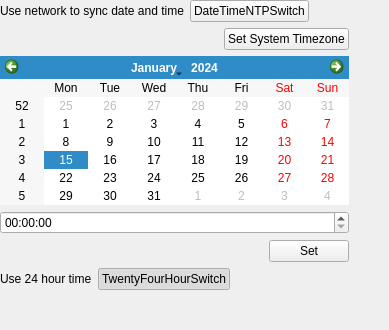
               <widget class="QWidget" name="page_19">
                <property name="autoFillBackground">
                 <bool>true</bool>
                </property>
                <layout class="QGridLayout" name="gridLayout_7">
                 <property name="leftMargin">
                  <number>0</number>
                 </property>
                 <property name="topMargin">
                  <number>0</number>
                 </property>
                 <property name="rightMargin">
                  <number>0</number>
                 </property>
                 <property name="bottomMargin">
                  <number>0</number>
                 </property>
                 <item row="0" column="0">
                  <layout class="QGridLayout" name="gridLayout_15">
                   <item row="6" column="0">
                    <spacer name="verticalSpacer_22">
                     <property name="orientation">
                      <enum>Qt::Vertical</enum>
                     </property>
                     <property name="sizeHint" stdset="0">
                      <size>
                       <width>20</width>
                       <height>40</height>
                      </size>
                     </property>
                    </spacer>
                   </item>
                   <item row="4" column="0">
                    <layout class="QHBoxLayout" name="horizontalLayout_36">
                     <item>
                      <spacer name="horizontalSpacer_26">
                       <property name="orientation">
                        <enum>Qt::Horizontal</enum>
                       </property>
                       <property name="sizeHint" stdset="0">
                        <size>
                         <width>40</width>
                         <height>20</height>
                        </size>
                       </property>
                      </spacer>
                     </item>
                     <item>
                      <widget class="QPushButton" name="dateTimeSetDateTimeButton">
                       <property name="text">
                        <string>Set</string>
                       </property>
                       <property name="icon">
                        <iconset theme="dialog-ok">
                         <normaloff>.</normaloff>.</iconset>
                       </property>
                      </widget>
                     </item>
                    </layout>
                   </item>
                   <item row="2" column="1">
                    <spacer name="horizontalSpacer_25">
                     <property name="orientation">
                      <enum>Qt::Horizontal</enum>
                     </property>
                     <property name="sizeHint" stdset="0">
                      <size>
                       <width>40</width>
                       <height>20</height>
                      </size>
                     </property>
                    </spacer>
                   </item>
                   <item row="2" column="0">
                    <widget class="QCalendarWidget" name="dateTimeSetDate">
                     <property name="maximumSize">
                      <size>
                       <width>400</width>
                       <height>200</height>
                      </size>
                     </property>
                    </widget>
                   </item>
                   <item row="3" column="0">
                    <widget class="QTimeEdit" name="dateTimeSetTime"/>
                   </item>
                   <item row="0" column="0">
                    <layout class="QHBoxLayout" name="horizontalLayout_37">
                     <item>
                      <widget class="QLabel" name="label_67">
                       <property name="text">
                        <string>Use network to sync date and time</string>
                       </property>
                      </widget>
                     </item>
                     <item>
                      <widget class="Switch" name="DateTimeNTPSwitch">
                       <property name="text">
                        <string notr="true">DateTimeNTPSwitch</string>
                       </property>
                      </widget>
                     </item>
                     <item>
                      <spacer name="horizontalSpacer_27">
                       <property name="orientation">
                        <enum>Qt::Horizontal</enum>
                       </property>
                       <property name="sizeHint" stdset="0">
                        <size>
                         <width>40</width>
                         <height>20</height>
                        </size>
                       </property>
                      </spacer>
                     </item>
                    </layout>
                   </item>
                   <item row="5" column="0">
                    <layout class="QHBoxLayout" name="horizontalLayout_44">
                     <item>
                      <widget class="QLabel" name="label_78">
                       <property name="text">
                        <string>Use 24 hour time</string>
                       </property>
                      </widget>
                     </item>
                     <item>
                      <widget class="Switch" name="TwentyFourHourSwitch">
                       <property name="text">
                        <string>TwentyFourHourSwitch</string>
                       </property>
                       <property name="checkable">
                        <bool>true</bool>
                       </property>
                       <property name="checked">
                        <bool>true</bool>
                       </property>
                      </widget>
                     </item>
                     <item>
                      <spacer name="horizontalSpacer_31">
                       <property name="orientation">
                        <enum>Qt::Horizontal</enum>
                       </property>
                       <property name="sizeHint" stdset="0">
                        <size>
                         <width>40</width>
                         <height>20</height>
                        </size>
                       </property>
                      </spacer>
                     </item>
                    </layout>
                   </item>
                   <item row="1" column="0">
                    <layout class="QHBoxLayout" name="horizontalLayout_2">
                     <item>
                      <spacer name="horizontalSpacer_13">
                       <property name="orientation">
                        <enum>Qt::Horizontal</enum>
                       </property>
                       <property name="sizeHint" stdset="0">
                        <size>
                         <width>40</width>
                         <height>20</height>
                        </size>
                       </property>
                      </spacer>
                     </item>
                     <item>
                      <widget class="QPushButton" name="SetSystemTimezoneButton">
                       <property name="text">
                        <string>Set System Timezone</string>
                       </property>
                       <property name="icon">
                        <iconset theme="arrow-right">
                         <normaloff>.</normaloff>.</iconset>
                       </property>
                      </widget>
                     </item>
                    </layout>
                   </item>
                  </layout>
                 </item>
                </layout>
               </widget>
